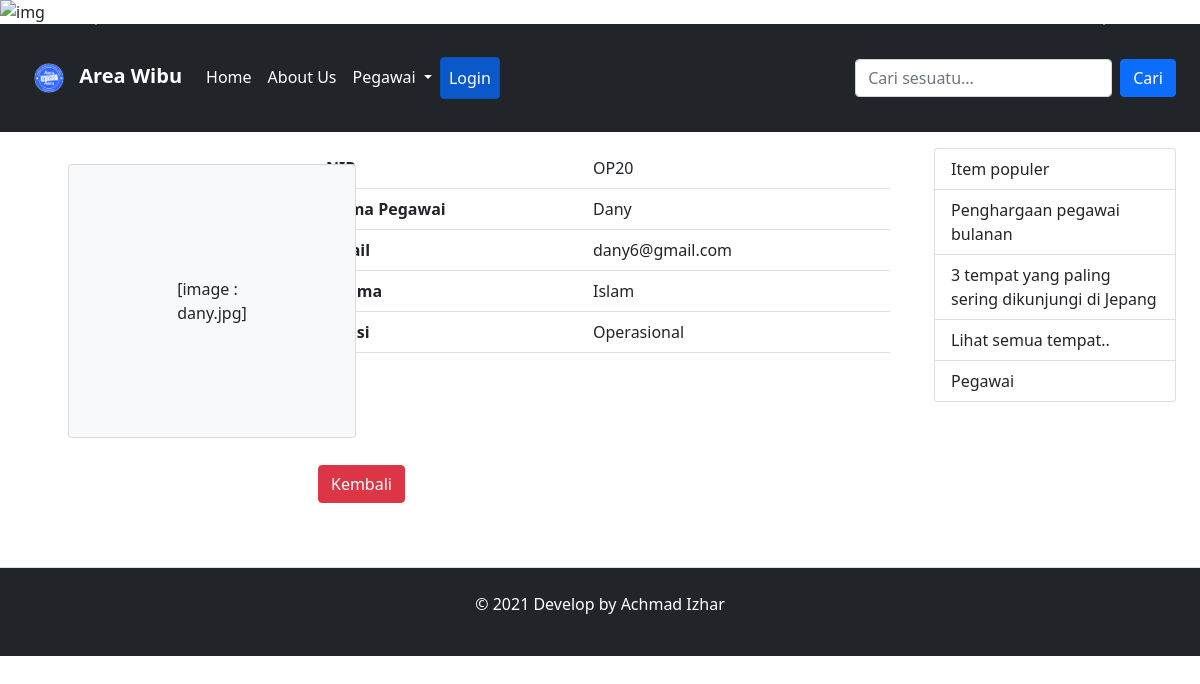
The page /index.php?page=detailPegawai&id=18 on the database its author committed.
### tables this page shows
CREATE TABLE `pegawai` (
  `id` int(11) NOT NULL,
  `nip` varchar(5) NOT NULL,
  `nama` varchar(50) NOT NULL,
  `email` varchar(50) NOT NULL,
  `agama` enum('Islam','Kristen Protestan','Kristen Khatolik','Hindu','Buddha','Khonghucu') NOT NULL,
  `iddivisi` int(11) DEFAULT NULL,
  `foto` varchar(50) DEFAULT NULL
);

CREATE TABLE `divisi` (
  `id` int(11) NOT NULL,
  `nama` varchar(50) NOT NULL
);

### index.php (called while the page is built, shortened)
<?php
include_once 'views/header.php';
include_once 'views/menu.php';
include_once 'main.php';
include_once 'views/sidebar.php';
include_once 'views/footer.php';
?>

### models/Pegawai.php (called while the page is built, shortened)
<?php
class Pegawai {
    private $koneksi;
    public function __construct()
    {
        global $dbh;
        $this->koneksi = $dbh;
    }
    public function detailPegawai($data) {
        $sql = "SELECT pegawai.*, divisi.nama as divisi FROM pegawai INNER JOIN divisi on divisi.id = pegawai.iddivisi WHERE pegawai.id = ?";
        $gather = $this->koneksi->prepare($sql);
        $gather->execute([$data]);
        $result = $gather->fetch();
        return $result;
    }
}

### detailPegawai.php (the view)
<?php
require_once 'models/Pegawai.php';
$pegawai = new Pegawai();
$data = $_REQUEST['id'];
$detail = $pegawai->detailPegawai($data);
?>
<div class="row">
    <div class="col-4">
        <div class="card bg-light m-5 p-5 mt-3" style="width: 18rem;">
            <div class="card-body">
                <div class="d-flex justify-content-center p-5">[image : <?= $detail['foto']; ?>]</div>
            </div>
        </div>
    </div>
    <div class="col-8">
        <table class="table">
            <thead>
                <tr>
                    <th scope="col">NIP</th>
                    <td><?= $detail['nip']; ?></td>
                </tr>
                <tr>
                    <th scope="col">Nama Pegawai</th>
                    <td><?= $detail['nama']; ?></td>
                </tr>
                <tr>
                    <th scope="col">Email</th>
                    <td><?= $detail['email']; ?></td>
                </tr>
                <tr>
                    <th scope="col">Agama</th>
                    <td><?= $detail['agama']; ?></td>
                </tr>
                <tr>
                    <th scope="col">Divisi</th>
                    <td><?= $detail['divisi']; ?></td>
                </tr>
            </thead>
        </table>
        <br>
        <br>
        <a href="index.php?page=dataPegawai" class="btn btn-danger mt-5 mb-5">Kembali</a>
    </div>
</div>

### rows shown on the page
pegawai: foto "dany.jpg", nip "OP20", nama "Dany", email "dany6@gmail.com", agama "Islam", iddivisi.nama "Operasional"
